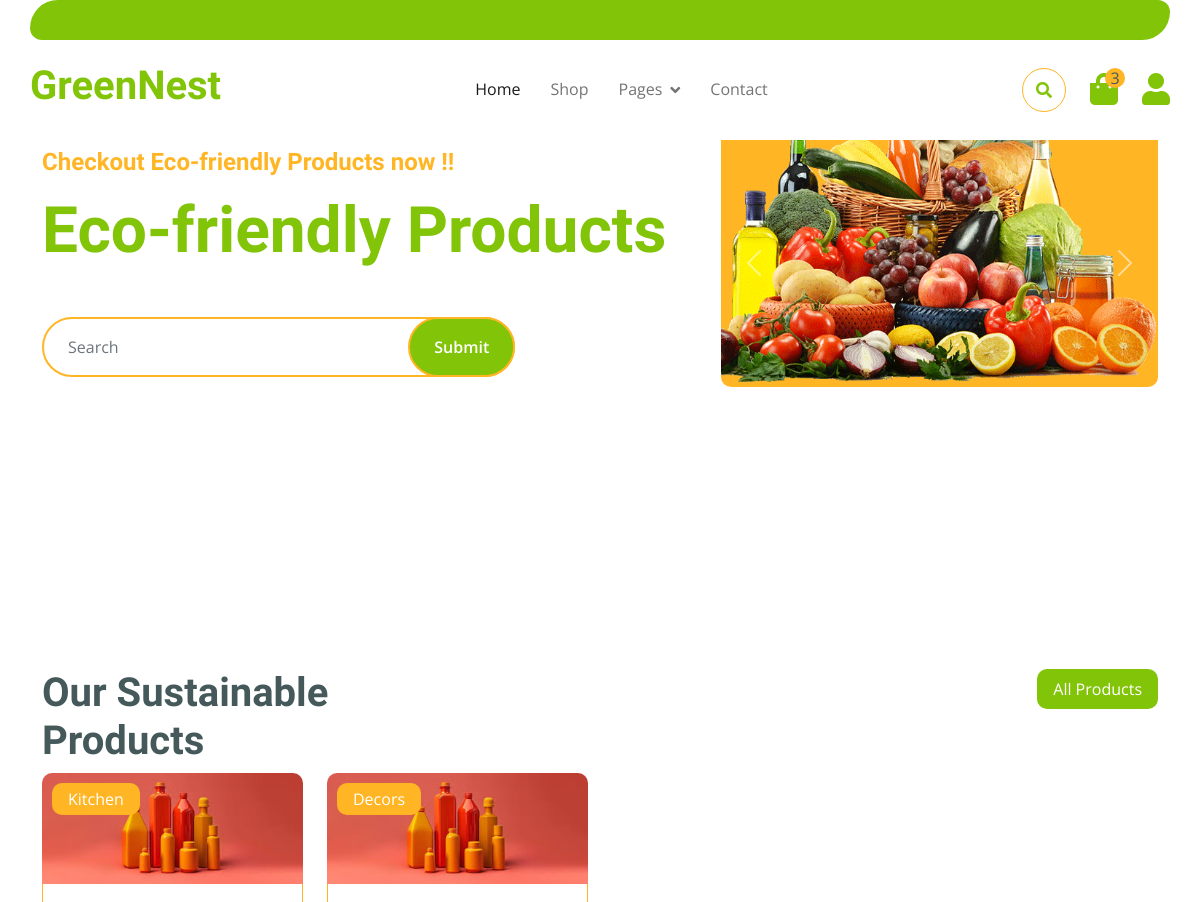
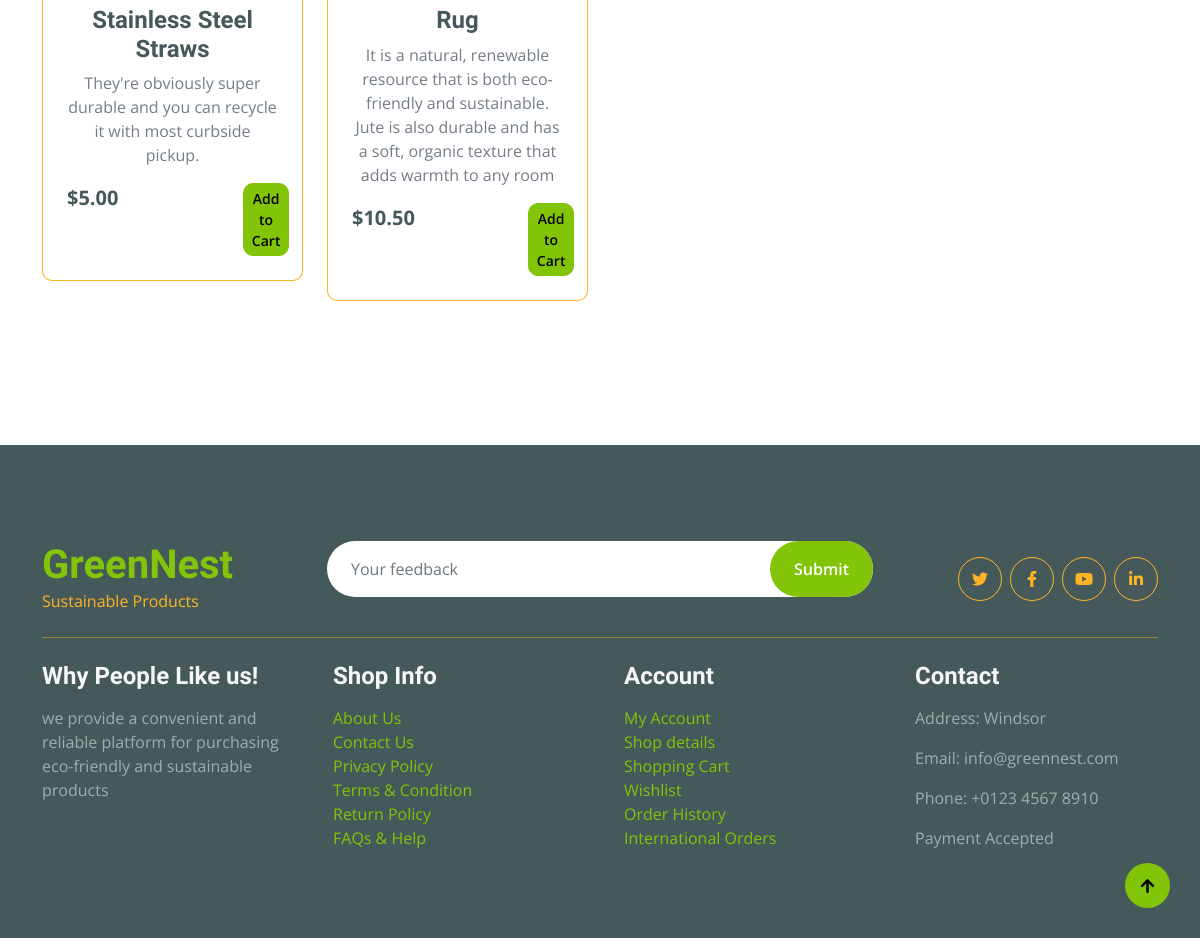
The page / on the database its author committed (2 pictures, top to bottom).
### landingPage/models.py (models this page shows, shortened)
class Product(models.Model):
    name = models.CharField(max_length=255)
    description = models.TextField(default='')
    price = models.DecimalField(max_digits=10, decimal_places=2)
    category = models.ForeignKey(Category, on_delete=models.CASCADE, related_name='products', default=1)
    stock = models.PositiveIntegerField(default=100)
    image = models.ImageField(upload_to='products/images/')
    brand = models.CharField(max_length=255, default='')
    date_added = models.DateTimeField(default=timezone.now)
    last_updated = models.DateTimeField(auto_now=True)
    discount_price = models.DecimalField(max_digits=10, decimal_places=2, null=True, blank=True)
    expiration_date = models.DateField(default=one_year_from_today)
    rating = models.PositiveIntegerField(validators=[validate_rating], null=True, blank=True)

class Category(models.Model):
    name = models.CharField(max_length=100)

### landingPage/views.py (the view)
# urls.py: path('', views.index, name='index'),
def index(request):
    products = Product.objects.all()
    return render(request, 'landingPage/index.html', {'products' : products})

### landingPage/templates/landingPage/index.html (shortened to what this page needs)
{% extends 'landingPage/base.html' %}
{% load static %}
{% block content %}
    <div class="container-fluid py-5 mb-5 hero-header">
        <div class="container py-5">
            <div class="row g-5 align-items-center">
                <div class="col-md-12 col-lg-7">
                    <h4 class="mb-3 text-secondary">Checkout Eco-friendly Products now !!</h4>
                    <h1 class="mb-5 display-3 text-primary">Eco-friendly Products</h1>
                    <div class="position-relative mx-auto">
                        <input class="form-control border-2 border-secondary w-75 py-3 px-4 rounded-pill" type="number" placeholder="Search">
                        <button type="submit" class="btn btn-primary border-2 border-secondary py-3 px-4 position-absolute rounded-pill text-white h-100" style="top: 0; right: 25%;">Submit</button>
                    </div>
                </div>
                <div class="col-md-12 col-lg-5">
                    <div id="carouselId" class="carousel slide position-relative" data-bs-ride="carousel">
                        <div class="carousel-inner" role="listbox">
                            <div class="carousel-item active rounded">
                                <img src="{% static 'img/hero-img-1.png' %}" class="img-fluid w-100 h-100 bg-secondary rounded" alt="First slide">
                                <a href="#" class="btn px-4 py-2 text-white rounded">Eco-friendly Products</a>
                            </div>
                        </div>
                        <button class="carousel-control-prev" type="button" data-bs-target="#carouselId" data-bs-slide="prev">
                            <span class="carousel-control-prev-icon" aria-hidden="true"></span>
                        </button>
                        <button class="carousel-control-next" type="button" data-bs-target="#carouselId" data-bs-slide="next">
                            <span class="carousel-control-next-icon" aria-hidden="true"></span>
                        </button>
                    </div>
                </div>
            </div>
        </div>
    </div>
    <div class="container-fluid fruite py-5">
        <div class="container py-5">
            <div class="tab-class text-center">
                <div class="row g-4">
                    <div class="col-lg-4 text-start">
                        <h1>Our Sustainable Products</h1>
                    </div>
                    <div class="col-lg-8 text-end">
                        <ul class="nav nav-pills d-inline-flex text-center mb-5">
                            <li class="nav-item">
                                <a class="nav-link {% if not category_id %}active{% endif %}" href="{% url 'landingPage:index' %}">All Products</a>
                            </li>
                        </ul>
                    </div>
                </div>
                <div class="tab-content">
                    <div class="row g-4">
                        {% for product in products %}
                        <div class="col-md-6 col-lg-4 col-xl-3">
                            <div class="rounded position-relative fruite-item">
                                <div class="fruite-img">
                                    <img src="{{ product.image.url }}" class="img-fluid w-100 rounded-top" alt="{{ product.name }}">
                                </div>
                                <div class="text-white bg-secondary px-3 py-1 rounded position-absolute" style="top: 10px; left: 10px;">{{ product.category.name }}</div>
                                <div class="p-4 border border-secondary border-top-0 rounded-bottom">
                                    <h4>{{ product.name }}</h4>
                                    <p>{{ product.description }}</p>
                                    <div class="d-flex justify-content-between flex-lg-wrap">
                                        <p class="text-dark fs-5 fw-bold mb-0">${{ product.price|floatformat:"2" }}</p>
                                        {% if product in request.session.cart %}
                                            <form action="" class="col-2" method="post">
                                                {% csrf_token %}
                                                <input type="hidden" name="product_id" value="{{ product.id }}">
                                                <button type="submit" class="btn btn-danger btn-sm">Remove</button>
                                            </form>
                                        {% else %}
                                            <form action="" class="col-2" method="post">
                                                <button type="submit" class="btn btn-primary btn-sm">Add to Cart</button>
                                            </form>
                                        {% endif %}
                                    </div>
                                </div>
                            </div>
                        </div>
                        {% endfor %}
                    </div>
                </div>
            </div>
        </div>
    </div>
{% endblock %}

### static/css/landingPage.css (style rules this page uses)
.btn { font-weight: 600; transition: .5s; }
.btn.border-secondary { transition: 0.5s; }

### rows shown on the page
Product: image (picture), category.name "Kitchen", name "Stainless Steel Straws", description "They're obviously super durable and you can recycle it with most curbside pickup.", price "5.00"
Product: image (picture), category.name "Decors", name "Rug", description "It is a natural, renewable resource that is both eco-friendly and sustainable. Jute is also durable and has a soft, organic texture that adds warmth to any room", price "10.50"
